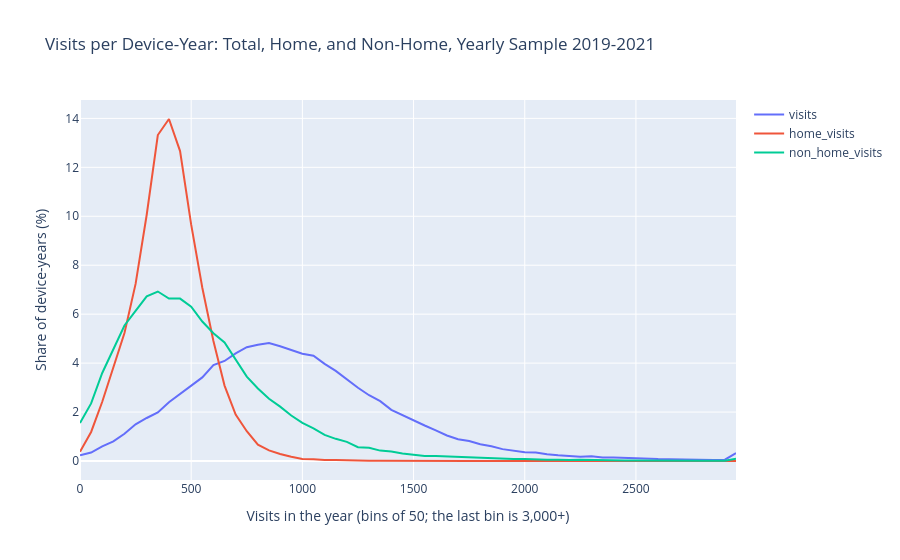
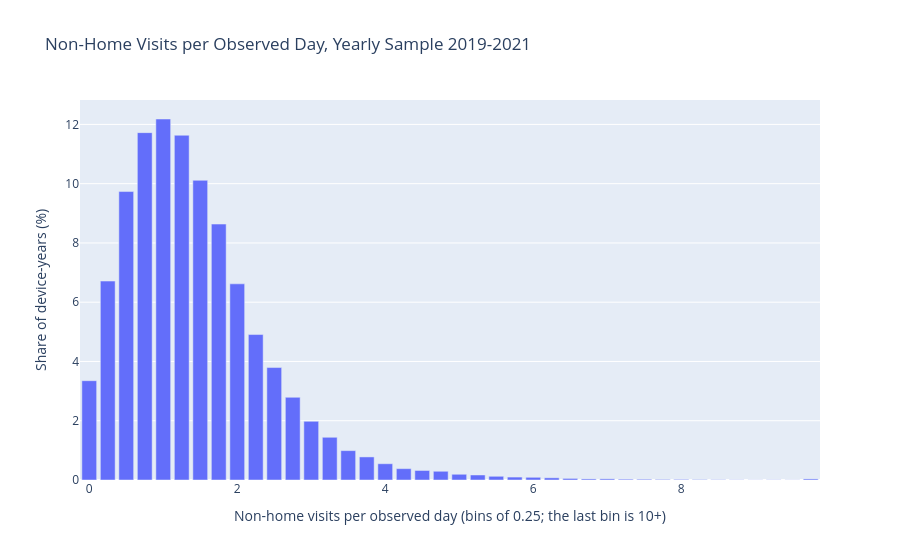

Source (notebook cell) for these figures, in order:
### Code cell
### CHARTS
## Histograms are binned here (numpy) and drawn as bars, so the saved files stay small
def histogram(df, column, bins, group = None):
    rows = []
    for name, part in ([(None, df)] if group is None else df.group_by(group, maintain_order = True)):
        values = part[column].drop_nulls().to_numpy()
        values = values[np.isfinite(values)]
        counts, edges = np.histogram(np.clip(values, bins[0], bins[-1]), bins = bins)
        rows.append(pl.DataFrame({"bin_start": edges[:-1], "devices": counts, "share": counts / max(counts.sum(), 1)})
                    .with_columns(pl.lit(None if name is None else name[0]).alias("group")))
    return pl.concat(rows)

# (1) Visits per device over the year: total, home, non-home
plot_df = histogram(device_counts.unpivot(index = ["year", "caid_hash"], on = ["visits", "home_visits", "non_home_visits"], variable_name = "type"),
                    "value", np.arange(0, 3050, 50), group = "type")
fig1 = px.line(
    plot_df.with_columns(pl.col("share") * 100).to_pandas(),
    x="bin_start",
    y="share",
    color="group",
    labels={
        "bin_start": "Visits in the year (bins of 50; the last bin is 3,000+)",
        "share": "Share of device-years (%)",
        "group": "",
    },
    title="Visits per Device-Year: Total, Home, and Non-Home, Yearly Sample 2019-2021",
)
show(fig1, "device_visits_total_home_non_home")

# (2) Non-home visits per observed day
plot_df = histogram(device_counts, "non_home_visits_per_observed_day", np.arange(0, 10.25, 0.25))
fig2 = px.bar(
    plot_df.with_columns(pl.col("share") * 100).to_pandas(),
    x="bin_start",
    y="share",
    labels={
        "bin_start": "Non-home visits per observed day (bins of 0.25; the last bin is 10+)",
        "share": "Share of device-years (%)",
    },
    title="Non-Home Visits per Observed Day, Yearly Sample 2019-2021",
)
show(fig2, "non_home_visits_per_observed_day")

### Figure 1 — Plotly figure (JSON) as saved in the notebook; plotly's stock layout.template omitted (floating-point values rounded to 4 significant figures)
{"data": [{"hovertemplate": "=visits<br>Visits in the year (bins of 50; the last bin is 3,000+)=%{x}<br>Share of device-years (%)=%{y}<extra></extra>", "legendgroup": "visits", "line": {"color": "#636efa", "dash": "solid"}, "marker": {"symbol": "circle"}, "mode": "lines", "name": "visits", "orientation": "v", "showlegend": true, "type": "scatter", "x": [0, 50, 100, 150, 200, 250, 300, 350, 400, 450, 500, 550, 600, 650, 700, 750, 800, 850, 900, 950, 1000, 1050, 1100, 1150, 1200, 1250, 1300, 1350, 1400, 1450, 1500, 1550, 1600, 1650, 1700, 1750, 1800, 1850, 1900, 1950, 2000, 2050, 2100, 2150, 2200, 2250, 2300, 2350, 2400, 2450, 2500, 2550, 2600, 2650, 2700, 2750, 2800, 2850, 2900, 2950], "xaxis": "x", "y": [0.2319, 0.3467, 0.598, 0.8015, 1.115, 1.501, 1.758, 1.983, 2.403, 2.744, 3.091, 3.416, 3.918, 4.088, 4.4, 4.65, 4.75, 4.818, 4.691, 4.552, 4.381, 4.298, 3.971, 3.683, 3.33, 2.994, 2.686, 2.448, 2.09, 1.866, 1.669, 1.449, 1.249, 1.042, 0.889, 0.8163, 0.6855, 0.6059, 0.4854, 0.4093, 0.3558, 0.3467, 0.2751, 0.2353, 0.2058, 0.1785, 0.1899, 0.1455, 0.1387, 0.1239, 0.08185, 0.0864, 0.07731, 0.07503, 0.06594, 0.05798, 0.03979, 0.03865, 0.0523, 0.3251], "yaxis": "y"}, {"hovertemplate": "=home_visits<br>Visits in the year (bins of 50; the last bin is 3,000+)=%{x}<br>Share of device-years (%)=%{y}<extra></extra>", "legendgroup": "home_visits", "line": {"color": "#EF553B", "dash": "solid"}, "marker": {"symbol": "circle"}, "mode": "lines", "name": "home_visits", "orientation": "v", "showlegend": true, "type": "scatter", "x": [0, 50, 100, 150, 200, 250, 300, 350, 400, 450, 500, 550, 600, 650, 700, 750, 800, 850, 900, 950, 1000, 1050, 1100, 1150, 1200, 1250, 1300, 1350, 1400, 1450, 1500, 1550, 1600, 1650, 1700, 1750, 1800, 1850, 1900, 1950, 2000, 2050, 2100, 2150, 2200, 2250, 2300, 2350, 2400, 2450, 2500, 2550, 2600, 2650, 2700, 2750, 2800, 2850, 2900, 2950], "xaxis": "x", "y": [0.3774, 1.187, 2.42, 3.841, 5.228, 7.236, 10.06, 13.32, 13.98, 12.66, 9.659, 7.081, 4.901, 3.081, 1.899, 1.215, 0.6651, 0.4354, 0.2854, 0.1717, 0.08072, 0.06821, 0.03752, 0.04206, 0.0216, 0.01705, 0.009095, 0.007958, 0.003411, 0.001137, 0.002274, 0.0, 0.001137, 0.001137, 0.0, 0.0, 0.0, 0.001137, 0.0, 0.0, 0.0, 0.0, 0.0, 0.0, 0.0, 0.0, 0.0, 0.0, 0.0, 0.0, 0.0, 0.0, 0.0, 0.0, 0.0, 0.0, 0.0, 0.0, 0.0, 0.0], "yaxis": "y"}, {"hovertemplate": "=non_home_visits<br>Visits in the year (bins of 50; the last bin is 3,000+)=%{x}<br>Share of device-years (%)=%{y}<extra></extra>", "legendgroup": "non_home_visits", "line": {"color": "#00cc96", "dash": "solid"}, "marker": {"symbol": "circle"}, "mode": "lines", "name": "non_home_visits", "orientation": "v", "showlegend": true, "type": "scatter", "x": [0, 50, 100, 150, 200, 250, 300, 350, 400, 450, 500, 550, 600, 650, 700, 750, 800, 850, 900, 950, 1000, 1050, 1100, 1150, 1200, 1250, 1300, 1350, 1400, 1450, 1500, 1550, 1600, 1650, 1700, 1750, 1800, 1850, 1900, 1950, 2000, 2050, 2100, 2150, 2200, 2250, 2300, 2350, 2400, 2450, 2500, 2550, 2600, 2650, 2700, 2750, 2800, 2850, 2900, 2950], "xaxis": "x", "y": [1.555, 2.352, 3.596, 4.575, 5.536, 6.132, 6.728, 6.926, 6.639, 6.636, 6.31, 5.699, 5.219, 4.842, 4.157, 3.447, 2.963, 2.545, 2.22, 1.858, 1.556, 1.337, 1.066, 0.9061, 0.781, 0.5662, 0.5377, 0.424, 0.3854, 0.3058, 0.2592, 0.2024, 0.2012, 0.1819, 0.1603, 0.1455, 0.1091, 0.1, 0.08526, 0.07844, 0.08072, 0.06025, 0.05571, 0.05571, 0.03865, 0.05343, 0.03752, 0.02728, 0.02501, 0.02046, 0.01819, 0.0216, 0.01933, 0.007958, 0.01364, 0.01933, 0.01364, 0.007958, 0.006821, 0.09209], "yaxis": "y"}], "layout": {"legend": {"title": {"text": ""}, "tracegroupgap": 0}, "title": {"text": "Visits per Device-Year: Total, Home, and Non-Home, Yearly Sample 2019-2021"}, "xaxis": {"anchor": "y", "domain": [0.0, 1.0], "title": {"text": "Visits in the year (bins of 50; the last bin is 3,000+)"}}, "yaxis": {"anchor": "x", "domain": [0.0, 1.0], "title": {"text": "Share of device-years (%)"}}}}

### Figure 2 — Plotly figure (JSON) as saved in the notebook; plotly's stock layout.template omitted (floating-point values rounded to 4 significant figures)
{"data": [{"hovertemplate": "Non-home visits per observed day (bins of 0.25; the last bin is 10+)=%{x}<br>Share of device-years (%)=%{y}<extra></extra>", "legendgroup": "", "marker": {"color": "#636efa", "pattern": {"shape": ""}}, "name": "", "orientation": "v", "showlegend": false, "textposition": "auto", "type": "bar", "x": [0.0, 0.25, 0.5, 0.75, 1.0, 1.25, 1.5, 1.75, 2.0, 2.25, 2.5, 2.75, 3.0, 3.25, 3.5, 3.75, 4.0, 4.25, 4.5, 4.75, 5.0, 5.25, 5.5, 5.75, 6.0, 6.25, 6.5, 6.75, 7.0, 7.25, 7.5, 7.75, 8.0, 8.25, 8.5, 8.75, 9.0, 9.25, 9.5, 9.75], "xaxis": "x", "y": [3.351, 6.713, 9.734, 11.72, 12.18, 11.63, 10.11, 8.637, 6.62, 4.909, 3.795, 2.791, 1.982, 1.442, 0.9913, 0.7787, 0.5491, 0.3831, 0.3217, 0.2944, 0.1933, 0.1694, 0.1251, 0.09891, 0.09095, 0.0739, 0.05343, 0.03638, 0.03865, 0.02728, 0.02501, 0.01933, 0.02046, 0.01478, 0.01023, 0.006821, 0.004547, 0.006821, 0.004547, 0.03638], "yaxis": "y"}], "layout": {"barmode": "relative", "legend": {"tracegroupgap": 0}, "title": {"text": "Non-Home Visits per Observed Day, Yearly Sample 2019-2021"}, "xaxis": {"anchor": "y", "domain": [0.0, 1.0], "title": {"text": "Non-home visits per observed day (bins of 0.25; the last bin is 10+)"}}, "yaxis": {"anchor": "x", "domain": [0.0, 1.0], "title": {"text": "Share of device-years (%)"}}}}
